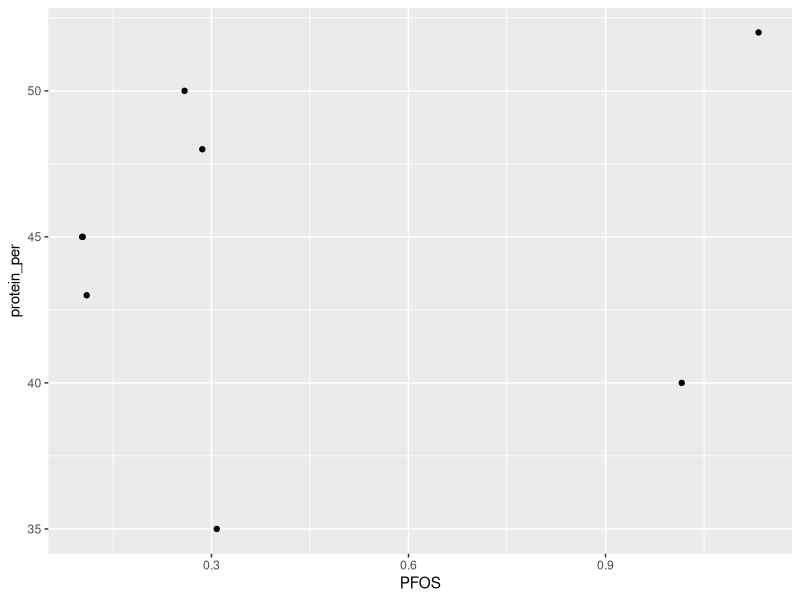
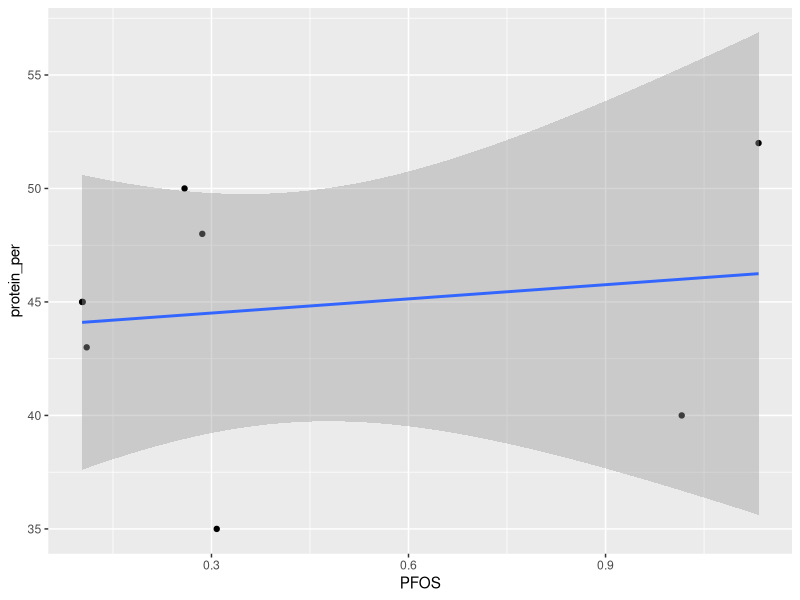
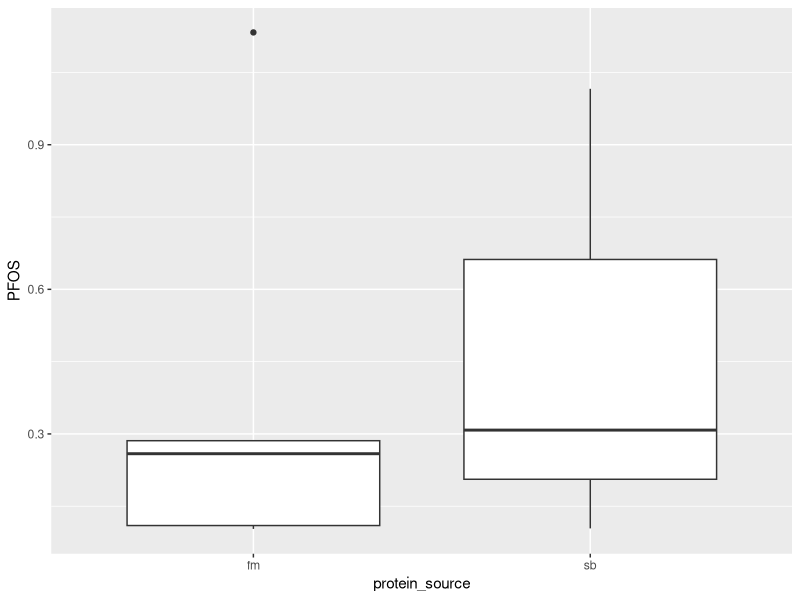
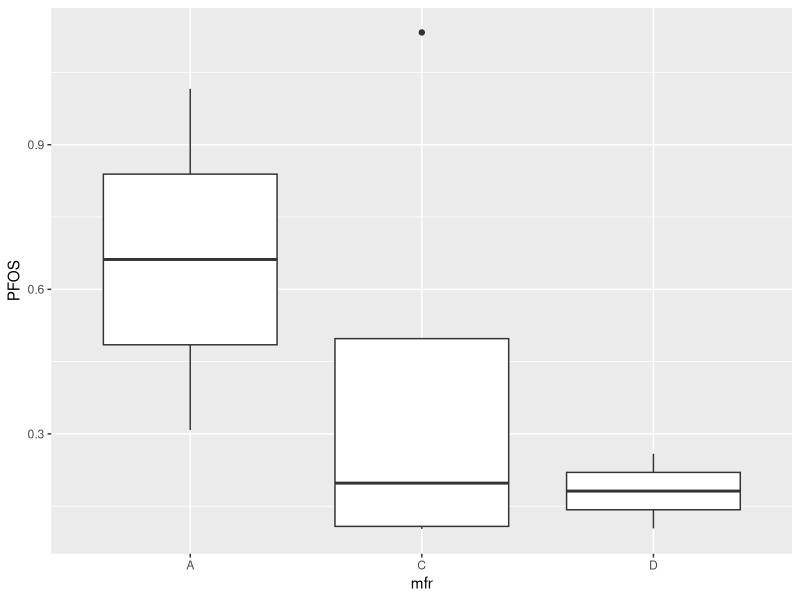

R code for these plots, in order:
## ---- chunk 1
knitr::opts_chunk$set(echo = TRUE)
## ---- chunk 2
library(nlme)

# Read in raw data
feeds <- read.csv('feed_pfas.csv')

# Count occurrences of each unique value in the mfr (manufacturer) column
mfr_counts <- table(feeds$mfr)
print(mfr_counts)
# Because manufacturers B and E have occurrences of less than 3, I will omit them from my
# analyses

# Count occurrences of each unique value in the protein_source column
protein_source_counts <- table(feeds$protein_source)
print(protein_source_counts)
# Likewise, because protein sources 'ap' and 'pp' each only occur once, I will omit them
# from my analyses.

# Subset the data to exclude certain protein_source and mfr values
excluded_ps <- c('ap', 'pp')
excluded_mfr <- c('B', 'E')
subset_feeds <- subset(feeds, !(protein_source %in% excluded_ps) & !(mfr %in% excluded_mfr))

# Factor categorical variables
subset_feeds$mfr <- factor(subset_feeds$mfr)
subset_feeds$protein_source <- factor(subset_feeds$protein_source)
## ---- chunk 3
### PFOS Model

# Run the multiple linear regression
PFOSmodel <- lm(PFOS ~ protein_per + protein_source + mfr, data = subset_feeds)

# View the summary of the model
summary(PFOSmodel)

### scatter plot of protein % and PFOS
library(ggplot2)
ggplot(subset_feeds, aes(x = PFOS, y = protein_per)) +
  geom_point()
ggplot(subset_feeds, aes(x = PFOS, y = protein_per)) +
  geom_point() +
  geom_smooth(method = "lm")

# Boxplot of protein source and PFOS
ggplot(subset_feeds, aes(x = protein_source, y = PFOS)) +
  geom_boxplot()

# Boxplot of manufacturer and PFOS
ggplot(subset_feeds, aes(x = mfr, y = PFOS)) +
  geom_boxplot()
## ---- chunk 4
### PFNA Model

# Run the multiple linear regression
PFNAmodel <- lm(PFNA ~ protein_per + protein_source + mfr, data = subset_feeds)

# View the summary of the model
summary(PFNAmodel)

# Nothing significant. This is likely due to low power and low variability.
# The LOD (limit of detection) was used for about half of the feeds, 
# and the LOD varies little between each feed (~0.101 - 0.103 ng/g), 
# so there is low likelihood of significant differences. 

## ---- chunk 5
### PFDA Model

# Run the multiple linear regression
PFDAmodel <- lm(PFDA ~ protein_per + protein_source + mfr, data = subset_feeds)

# View the summary of the model
summary(PFDAmodel)
## ---- chunk 6
### PFUnA Model

# Run the multiple linear regression
PFUnAmodel <- lm(PFUnA ~ protein_per + protein_source + mfr, data = subset_feeds)

# View the summary of the model
summary(PFUnAmodel)
## ---- chunk 7
# Overall, it appears that PFOS is the only compound that appears to differ
# significantly between manufacturers and protein percentage. 
# The other three compounds found no significant differences. There are
# several explanations and conclusions that can be drawn from this. 
# Firstly, as mentioned above, the limit of detection (LOD) was used as the
# concentration of PFNA, PFDA, and PFUnA in some of the feeds. 
# The LOD is the lowest concentration that can be reliably detected and
# distinguished from background noise. 
# Therefore, it is likely that for the feeds in which the LOD was used,
# then that compound was either very low or not present. 
# Because the LOD was used in about half of the feeds for each of the three
# compounds, there is likely to be no significant differences. 

# Next, we can conclude that there are little amounts of PFAS compounds
# present in commercial fish feeds. 
# PFOS was the only compound that was present in all of the feeds tested,
# and there were some significant differences in PFOS between manufacturers
# and protein percentages. 
# PFOS is the most widespread PFAS compound currently known, so it is not
# surprising to see it in every feed. 
